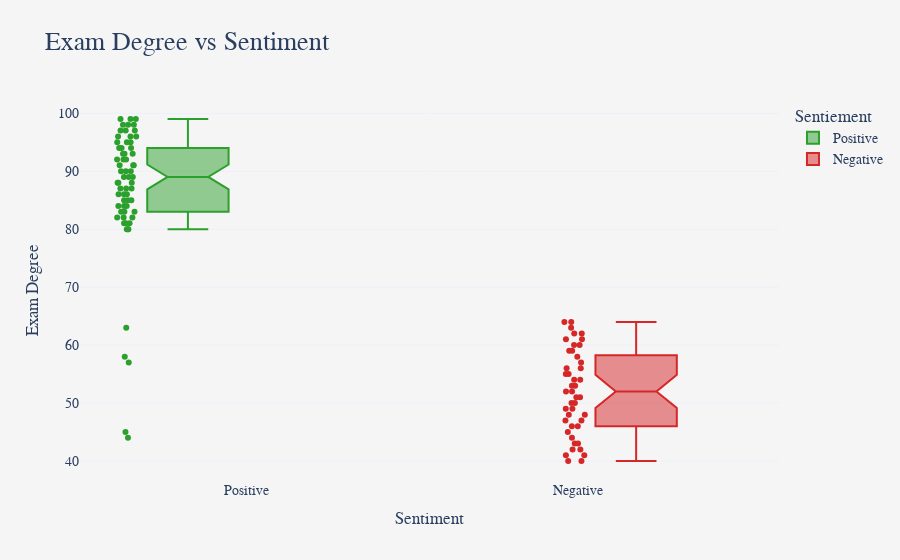
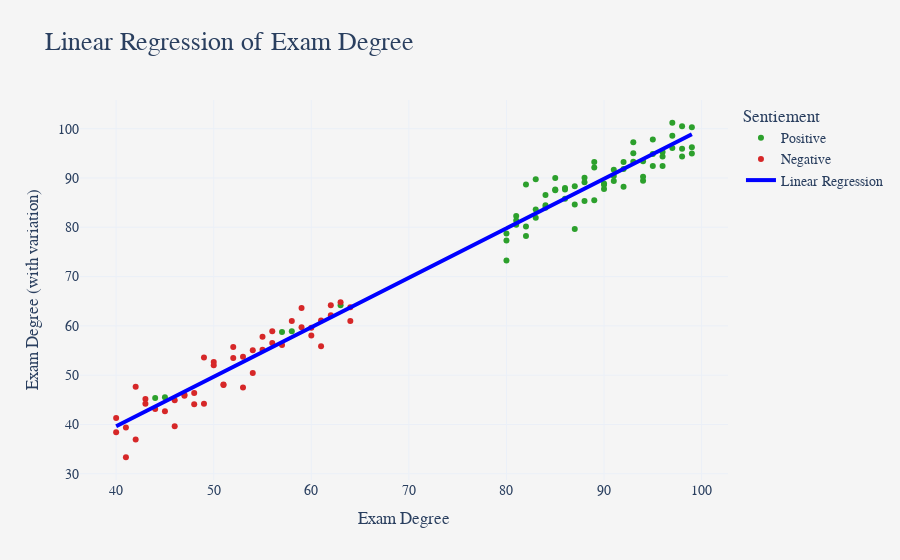

Write notebook code for charts like these, in order.
### Code cell
fig_box = px.box(
    df_feedback,
    x='Sentiement',
    y='exam_degree',
    color='Sentiement',
    points='all',  
    notched=True,
    color_discrete_map={'Positive':'#2ca02c', 'Negative':'#d62728'},
    title="Exam Degree vs Sentiment",
    template="plotly_white"
)

fig_box.update_layout(
    title_font_size=26,
    xaxis_title="Sentiment",
    yaxis_title="Exam Degree",
    font=dict(family="Arial", size=14),
    plot_bgcolor='rgba(245,245,245,1)',
    paper_bgcolor='rgba(245,245,245,1)',
    boxmode='group'
)
fig_box.show()

x = df_feedback['exam_degree']
y = df_feedback['exam_degree'] + np.random.normal(0,3,len(df_feedback))  
coeffs = np.polyfit(x, y, 1)
line = np.poly1d(coeffs)

fig_scatter = px.scatter(
    df_feedback,
    x='exam_degree',
    y=y,
    color='Sentiement',
    color_discrete_map={'Positive':'#2ca02c', 'Negative':'#d62728'},
    title="Linear Regression of Exam Degree",
    template="plotly_white"
)

fig_scatter.add_traces(
    go.Scatter(
        x=x,
        y=line(x),
        mode='lines',
        line=dict(color='blue', width=4),
        name='Linear Regression'
    )
)

fig_scatter.update_layout(
    title_font_size=26,
    xaxis_title="Exam Degree",
    yaxis_title="Exam Degree (with variation)",
    font=dict(family="Arial", size=14),
    plot_bgcolor='rgba(245,245,245,1)',
    paper_bgcolor='rgba(245,245,245,1)'
)
fig_scatter.show()

### Figure 1 — Plotly figure (JSON) as saved in the notebook; plotly's stock layout.template omitted (floating-point values rounded to 4 significant figures)
{"data": [{"alignmentgroup": "True", "boxpoints": "all", "hovertemplate": "Sentiement=%{x}<br>exam_degree=%{y}<extra></extra>", "legendgroup": "Positive", "marker": {"color": "#2ca02c"}, "name": "Positive", "notched": true, "offsetgroup": "Positive", "orientation": "v", "showlegend": true, "type": "box", "x": ["Positive", "Positive", "Positive", "Positive", "Positive", "Positive", "Positive", "Positive", "Positive", "Positive", "Positive", "Positive", "Positive", "Positive", "Positive", "Positive", "Positive", "Positive", "Positive", "Positive", "Positive", "Positive", "Positive", "Positive", "Positive", "Positive", "Positive", "Positive", "Positive", "Positive", "Positive", "Positive", "Positive", "Positive", "Positive", "Positive", "Positive", "Positive", "Positive", "Positive", "Positive", "Positive", "Positive", "Positive", "Positive", "Positive", "Positive", "Positive", "Positive", "Positive", "Positive", "Positive", "Positive", "Positive", "Positive", "Positive", "Positive", "Positive", "Positive", "Positive", "Positive", "Positive", "Positive", "Positive", "Positive"], "x0": " ", "xaxis": "x", "y": [80, 81, 82, 83, 84, 85, 86, 87, 88, 89, 90, 91, 92, 93, 94, 95, 96, 97, 98, 99, 80, 81, 82, 83, 84, 85, 86, 87, 88, 89, 90, 91, 92, 93, 94, 95, 96, 97, 98, 99, 80, 81, 82, 83, 84, 85, 86, 87, 88, 89, 90, 91, 92, 93, 94, 95, 96, 97, 98, 99, 44, 57, 63, 45, 58], "y0": " ", "yaxis": "y"}, {"alignmentgroup": "True", "boxpoints": "all", "hovertemplate": "Sentiement=%{x}<br>exam_degree=%{y}<extra></extra>", "legendgroup": "Negative", "marker": {"color": "#d62728"}, "name": "Negative", "notched": true, "offsetgroup": "Negative", "orientation": "v", "showlegend": true, "type": "box", "x": ["Negative", "Negative", "Negative", "Negative", "Negative", "Negative", "Negative", "Negative", "Negative", "Negative", "Negative", "Negative", "Negative", "Negative", "Negative", "Negative", "Negative", "Negative", "Negative", "Negative", "Negative", "Negative", "Negative", "Negative", "Negative", "Negative", "Negative", "Negative", "Negative", "Negative", "Negative", "Negative", "Negative", "Negative", "Negative", "Negative", "Negative", "Negative", "Negative", "Negative", "Negative", "Negative", "Negative", "Negative", "Negative"], "x0": " ", "xaxis": "x", "y": [40, 41, 42, 43, 45, 46, 47, 48, 49, 50, 51, 52, 53, 54, 55, 56, 58, 59, 60, 61, 62, 64, 40, 41, 42, 43, 44, 46, 47, 48, 49, 50, 51, 52, 53, 54, 55, 56, 57, 59, 60, 61, 62, 63, 64], "y0": " ", "yaxis": "y"}], "layout": {"boxmode": "group", "font": {"family": "Arial", "size": 14}, "legend": {"title": {"text": "Sentiement"}, "tracegroupgap": 0}, "paper_bgcolor": "rgba(245,245,245,1)", "plot_bgcolor": "rgba(245,245,245,1)", "title": {"font": {"size": 26}, "text": "Exam Degree vs Sentiment"}, "xaxis": {"anchor": "y", "categoryarray": ["Positive", "Negative"], "categoryorder": "array", "domain": [0, 1], "title": {"text": "Sentiment"}}, "yaxis": {"anchor": "x", "domain": [0, 1], "title": {"text": "Exam Degree"}}}}

### Figure 2 — Plotly figure (JSON) as saved in the notebook; plotly's stock layout.template omitted (floating-point values rounded to 4 significant figures)
{"data": [{"hovertemplate": "Sentiement=Positive<br>exam_degree=%{x}<br>y=%{y}<extra></extra>", "legendgroup": "Positive", "marker": {"color": "#2ca02c", "symbol": "circle"}, "mode": "markers", "name": "Positive", "orientation": "v", "showlegend": true, "type": "scatter", "x": [80, 81, 82, 83, 84, 85, 86, 87, 88, 89, 90, 91, 92, 93, 94, 95, 96, 97, 98, 99, 80, 81, 82, 83, 84, 85, 86, 87, 88, 89, 90, 91, 92, 93, 94, 95, 96, 97, 98, 99, 80, 81, 82, 83, 84, 85, 86, 87, 88, 89, 90, 91, 92, 93, 94, 95, 96, 97, 98, 99, 44, 57, 63, 45, 58], "xaxis": "x", "y": [77.31, 80.5, 80.16, 83.62, 84.46, 90.02, 87.96, 79.65, 89.13, 92.11, 88.89, 90.42, 91.84, 93.27, 93.39, 92.45, 95.29, 96.1, 94.36, 96.22, 78.76, 82.31, 88.7, 89.75, 83.96, 87.64, 85.77, 88.31, 90.07, 85.49, 87.75, 91.65, 93.27, 97.24, 89.42, 94.88, 92.42, 98.58, 95.95, 94.95, 73.24, 81.35, 78.23, 81.95, 86.53, 87.52, 87.68, 84.6, 85.32, 93.25, 88.61, 89.38, 88.24, 95.03, 90.26, 97.82, 94.38, 101.2, 100.5, 100.3, 45.35, 58.77, 64.19, 45.52, 58.91], "yaxis": "y"}, {"hovertemplate": "Sentiement=Negative<br>exam_degree=%{x}<br>y=%{y}<extra></extra>", "legendgroup": "Negative", "marker": {"color": "#d62728", "symbol": "circle"}, "mode": "markers", "name": "Negative", "orientation": "v", "showlegend": true, "type": "scatter", "x": [40, 41, 42, 43, 45, 46, 47, 48, 49, 50, 51, 52, 53, 54, 55, 56, 58, 59, 60, 61, 62, 64, 40, 41, 42, 43, 44, 46, 47, 48, 49, 50, 51, 52, 53, 54, 55, 56, 57, 59, 60, 61, 62, 63, 64], "xaxis": "x", "y": [41.3, 39.38, 36.94, 45.19, 42.69, 39.62, 46.02, 46.39, 53.58, 52.68, 47.98, 53.51, 53.73, 50.46, 55.18, 56.54, 60.98, 63.63, 59.64, 61.07, 64.19, 63.76, 38.4, 33.35, 47.65, 44.21, 43.15, 44.92, 45.81, 44.12, 44.21, 52.0, 48.1, 55.71, 47.49, 55.05, 57.82, 58.91, 56.1, 59.7, 58.04, 55.87, 62.17, 64.77, 61.01], "yaxis": "y"}, {"line": {"color": "blue", "width": 4}, "mode": "lines", "name": "Linear Regression", "type": "scatter", "x": [80, 81, 82, 83, 84, 85, 86, 87, 88, 89, 90, 91, 92, 93, 94, 95, 96, 97, 98, 99, 80, 81, 82, 83, 84, 85, 86, 87, 88, 89, 90, 91, 92, 93, 94, 95, 96, 97, 98, 99, 80, 81, 82, 83, 84, 85, 86, 87, 88, 89, 90, 91, 92, 93, 94, 95, 96, 97, 98, 99, 40, 41, 42, 43, 44, 45, 46, 47, 48, 49, 50, 51, 52, 53, 54, 55, 56, 57, 58, 59, 60, 61, 62, 63, 64, 40, 41, 42, 43, 44, 45, 46, 47, 48, 49, 50, 51, 52, 53, 54, 55, 56, 57, 58, 59, 60, 61, 62, 63, 64], "y": [79.8, 80.81, 81.81, 82.82, 83.82, 84.82, 85.83, 86.83, 87.84, 88.84, 89.84, 90.85, 91.85, 92.86, 93.86, 94.87, 95.87, 96.87, 97.88, 98.88, 79.8, 80.81, 81.81, 82.82, 83.82, 84.82, 85.83, 86.83, 87.84, 88.84, 89.84, 90.85, 91.85, 92.86, 93.86, 94.87, 95.87, 96.87, 97.88, 98.88, 79.8, 80.81, 81.81, 82.82, 83.82, 84.82, 85.83, 86.83, 87.84, 88.84, 89.84, 90.85, 91.85, 92.86, 93.86, 94.87, 95.87, 96.87, 97.88, 98.88, 39.64, 40.65, 41.65, 42.66, 43.66, 44.66, 45.67, 46.67, 47.68, 48.68, 49.68, 50.69, 51.69, 52.7, 53.7, 54.7, 55.71, 56.71, 57.72, 58.72, 59.72, 60.73, 61.73, 62.74, 63.74, 39.64, 40.65, 41.65, 42.66, 43.66, 44.66, 45.67, 46.67, 47.68, 48.68, 49.68, 50.69, 51.69, 52.7, 53.7, 54.7, 55.71, 56.71, 57.72, 58.72, 59.72, 60.73, 61.73, 62.74, 63.74]}], "layout": {"font": {"family": "Arial", "size": 14}, "legend": {"title": {"text": "Sentiement"}, "tracegroupgap": 0}, "paper_bgcolor": "rgba(245,245,245,1)", "plot_bgcolor": "rgba(245,245,245,1)", "title": {"font": {"size": 26}, "text": "Linear Regression of Exam Degree"}, "xaxis": {"anchor": "y", "domain": [0, 1], "title": {"text": "Exam Degree"}}, "yaxis": {"anchor": "x", "domain": [0, 1], "title": {"text": "Exam Degree (with variation)"}}}}
